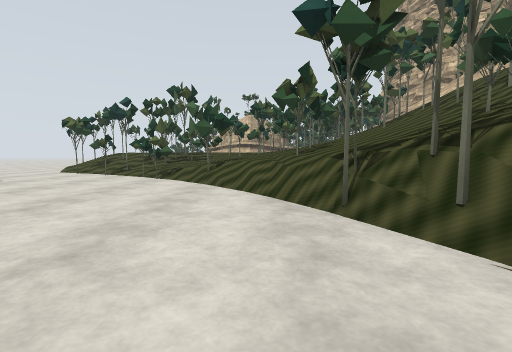
[1] (above)

18 first-person views from a walk through a robot-simulator world made for Gazebo. The camera is 1.2 m above the floor, tilts 4° down and sees 85° across. The floor is counted in squares, 2 m on a side. Each view is taken from the middle of a square. On the plan, view 1 faces up. The plan holds only what a view shows up to about 9 squares ahead; the rest is blank. The place goes on beyond the plan. Some surface patterns are stand-ins.

[2]
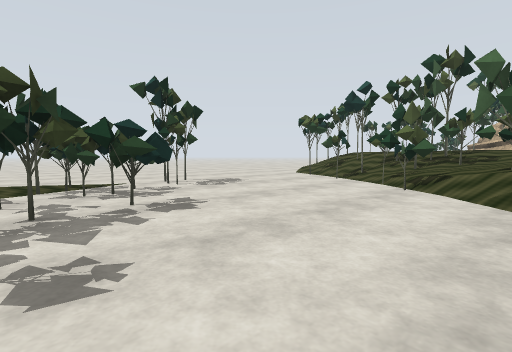

[3]
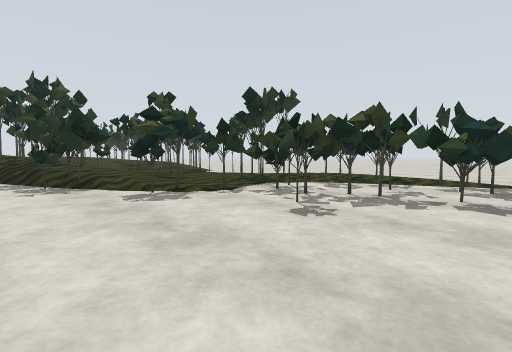

[4]
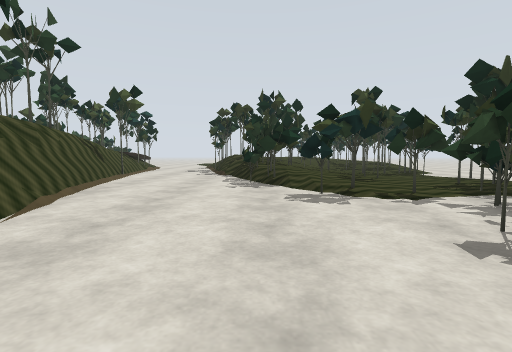

[5]
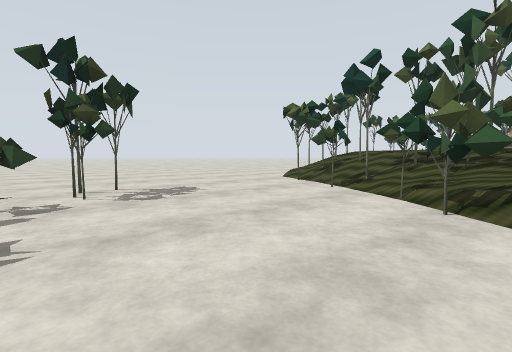

[6]
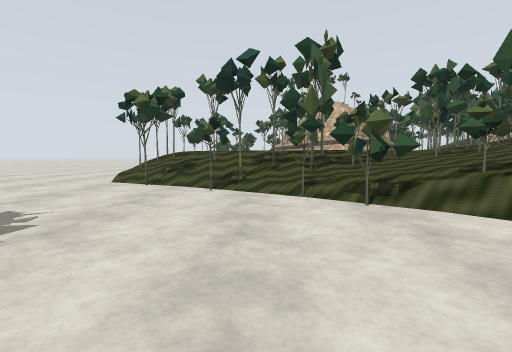

[7]
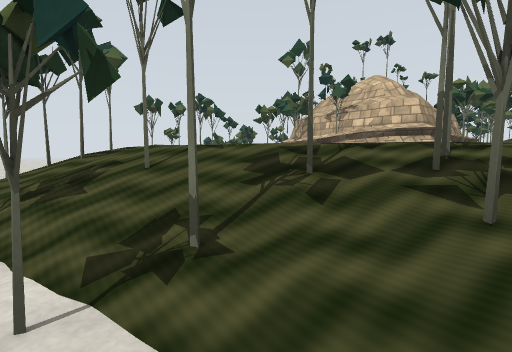

[8]
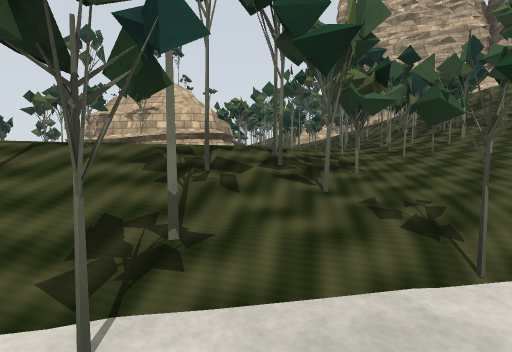

[9]
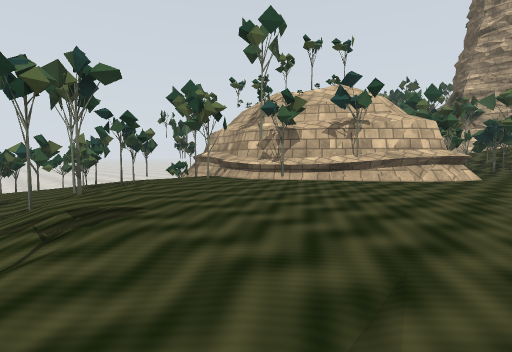

[10]
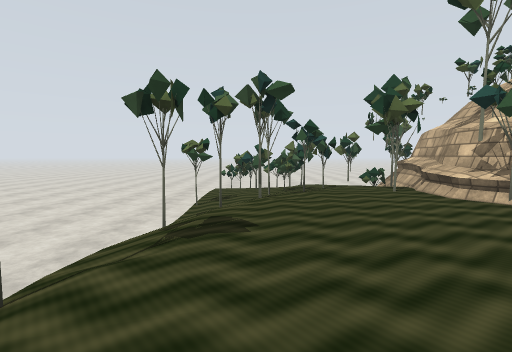

[11]
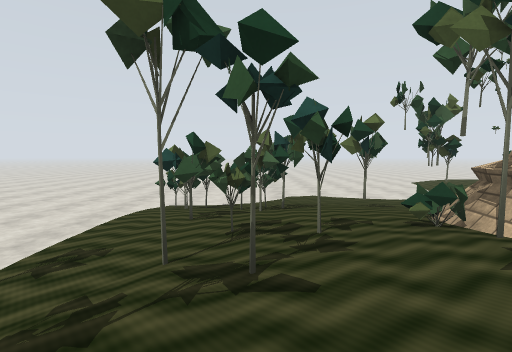

[12]
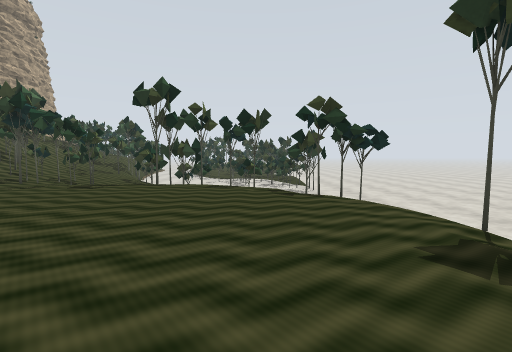

[13]
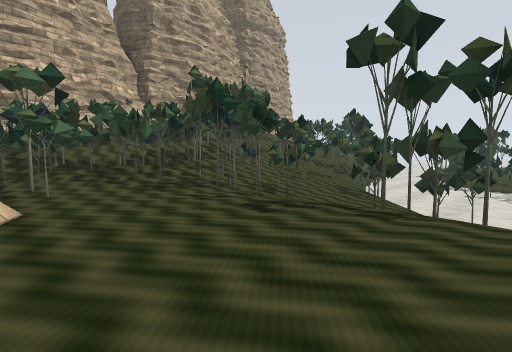

[14]
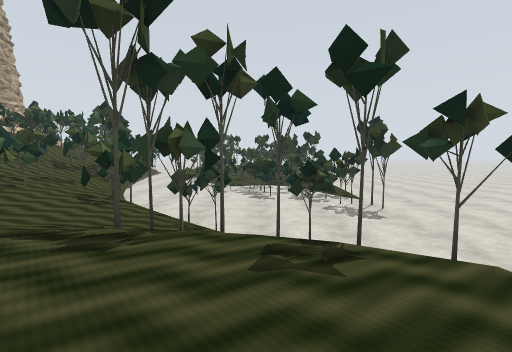

[15]
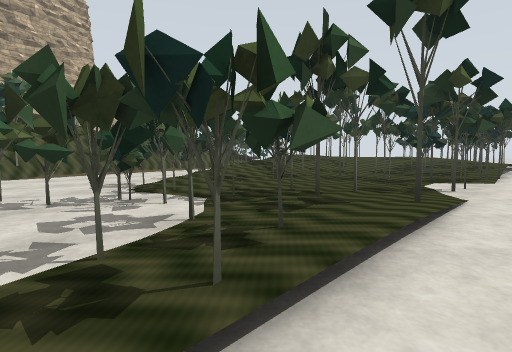

[16]
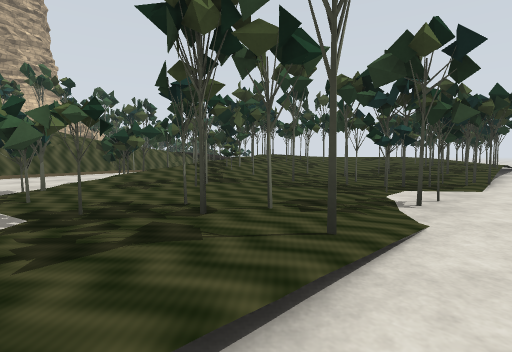

[17]
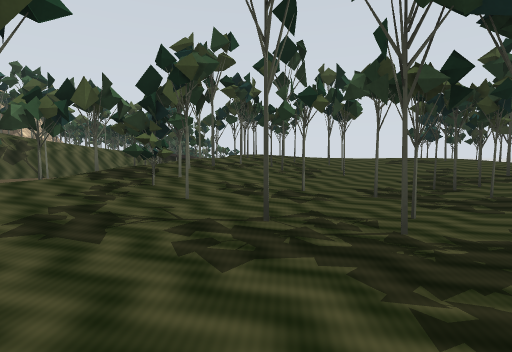

[18]
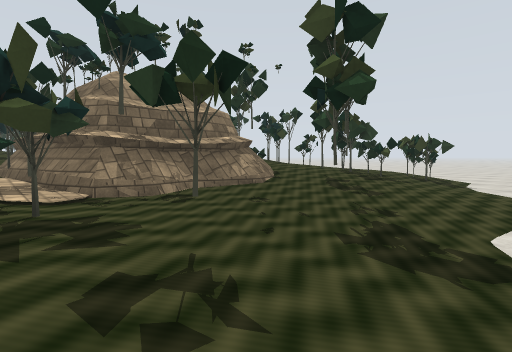

### Floor plan
Key: @ floor where view 1 was taken; # wall or solid block; x gap in a wall; . main floor; : floor 0.25 m higher than the main floor; + floor 0.5 m higher than the main floor; * floor 0.75 m higher than the main floor; % floor 1 m higher than the main floor; & floor 1.25 m higher than the main floor; $ floor 1.5 m higher than the main floor; / step, stairs or slope; = window, fence, low wall or low ledge; T thing the floor can be seen under or through; O other object.
Columns run from 9 left of view 1 to 4 right of it. Each row starts with its distance up from view 1.
 26 ...........//
 25 .....:::..://
 24 ..==//://#:#/
 23 ..#/#/=//::+#
 22 ..+*#///O///#
 21 ..*#//%OOOOO
 20 ..*%#/#O OOO
 19 ../##$#O O*OO
 18 ../=//OO OOOO
 17 ..#/$$OO O O#
 16 ../$$$$O  OO#
 15   /$$$$OOOOO#
 14   #$$$$$OO###
 13   /$$$$$$$###
 12 ..==$$$$$$$=
 11 ..///$$$###/
 10 ...=###/=##.
  9 ....#=x//=#.
  8 ......=////.
  7 ......./#/#/
  6 ........=///
  5 ..#....../=
  4 ...TT..../=
  3 ..TTTT....##
  2 ....TTT....#
  1 ..TTTT.....#
  0  .:.TT.#.@.#.
 -1  .::T.:/...=.
 -2  .TTT::/#..=#
 -3  ....#:/=...#
 -4  .#..://=...#.
 -5  ..TT#x#=/..=#
 -6  .TTT#/x//   #
 -7  .#:://=#=
 -8  .#=#/=###=
 -9  .+++/=/&#=
-10   ##=///&
-11   # *=%&
-12     %#&
-13     =##
-14     x#

Where each view was taken, in squares from view 1:
view 1: 0 up, 0 right, facing up
view 2: 2 up, 1 left, facing up-left
view 3: 4 up, 0 right, facing down-left
view 4: 4 up, 1 left, facing down
view 5: 4 up, 2 left, facing up-left
view 6: 4 up, 4 left, facing up
view 7: 8 up, 4 left, facing up
view 8: 8 up, 5 left, facing up-right
view 9: 13 up, 7 left, facing up-right
view 10: 13 up, 6 left, facing up
view 11: 17 up, 5 left, facing up
view 12: 17 up, 5 left, facing down
view 13: 14 up, 4 left, facing down-right
view 14: 13 up, 4 left, facing down
view 15: 2 up, 8 left, facing down-right
view 16: 0 up, 8 left, facing down-right
view 17: 3 down, 6 left, facing down-right
view 18: 26 up, 3 right, facing down-left
